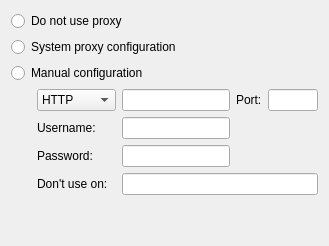
         <widget class="QWidget" name="tab_3">
          <attribute name="title">
           <string>Proxy Configuration</string>
          </attribute>
          <layout class="QGridLayout" name="gridLayout_20">
           <item row="0" column="0" rowspan="2" colspan="2">
            <layout class="QGridLayout" name="manualProxyLayout">
             <item row="3" column="1">
              <widget class="QComboBox" name="proxyType">
               <item>
                <property name="text">
                 <string>HTTP</string>
                </property>
               </item>
               <item>
                <property name="text">
                 <string>SOCKS5</string>
                </property>
               </item>
              </widget>
             </item>
             <item row="3" column="2" colspan="2">
              <layout class="QHBoxLayout" name="horizontalLayout_9">
               <item>
                <widget class="QLineEdit" name="proxyServer"/>
               </item>
               <item>
                <widget class="QLabel" name="label_37">
                 <property name="text">
                  <string>Port:</string>
                 </property>
                </widget>
               </item>
               <item>
                <widget class="QLineEdit" name="proxyPort">
                 <property name="maximumSize">
                  <size>
                   <width>50</width>
                   <height>16777215</height>
                  </size>
                 </property>
                </widget>
               </item>
              </layout>
             </item>
             <item row="4" column="1">
              <widget class="QLabel" name="label_38">
               <property name="text">
                <string>Username:</string>
               </property>
              </widget>
             </item>
             <item row="4" column="2">
              <widget class="QLineEdit" name="proxyUsername"/>
             </item>
             <item row="5" column="1">
              <widget class="QLabel" name="label_39">
               <property name="text">
                <string>Password:</string>
               </property>
              </widget>
             </item>
             <item row="5" column="2">
              <widget class="QLineEdit" name="proxyPassword"/>
             </item>
             <item row="6" column="2" colspan="2">
              <widget class="QLineEdit" name="proxyExceptions"/>
             </item>
             <item row="4" column="3">
              <spacer name="horizontalSpacer_3">
               <property name="orientation">
                <enum>Qt::Horizontal</enum>
               </property>
               <property name="sizeHint" stdset="0">
                <size>
                 <width>40</width>
                 <height>20</height>
                </size>
               </property>
              </spacer>
             </item>
             <item row="6" column="1">
              <widget class="QLabel" name="label_40">
               <property name="text">
                <string>Don't use on:</string>
               </property>
              </widget>
             </item>
             <item row="2" column="0" colspan="3">
              <widget class="QRadioButton" name="manualProxy">
               <property name="text">
                <string>Manual configuration</string>
               </property>
              </widget>
             </item>
             <item row="1" column="0" colspan="3">
              <widget class="QRadioButton" name="systemProxy">
               <property name="text">
                <string>System proxy configuration</string>
               </property>
              </widget>
             </item>
             <item row="0" column="0" colspan="3">
              <widget class="QRadioButton" name="noProxy">
               <property name="text">
                <string>Do not use proxy</string>
               </property>
              </widget>
             </item>
             <item row="5" column="0">
              <spacer name="horizontalSpacer_29">
               <property name="orientation">
                <enum>Qt::Horizontal</enum>
               </property>
               <property name="sizeType">
                <enum>QSizePolicy::Fixed</enum>
               </property>
               <property name="sizeHint" stdset="0">
                <size>
                 <width>20</width>
                 <height>20</height>
                </size>
               </property>
              </spacer>
             </item>
            </layout>
           </item>
           <item row="2" column="0">
            <spacer name="verticalSpacer_14">
             <property name="orientation">
              <enum>Qt::Vertical</enum>
             </property>
             <property name="sizeHint" stdset="0">
              <size>
               <width>20</width>
               <height>40</height>
              </size>
             </property>
            </spacer>
           </item>
          </layout>
         </widget>
